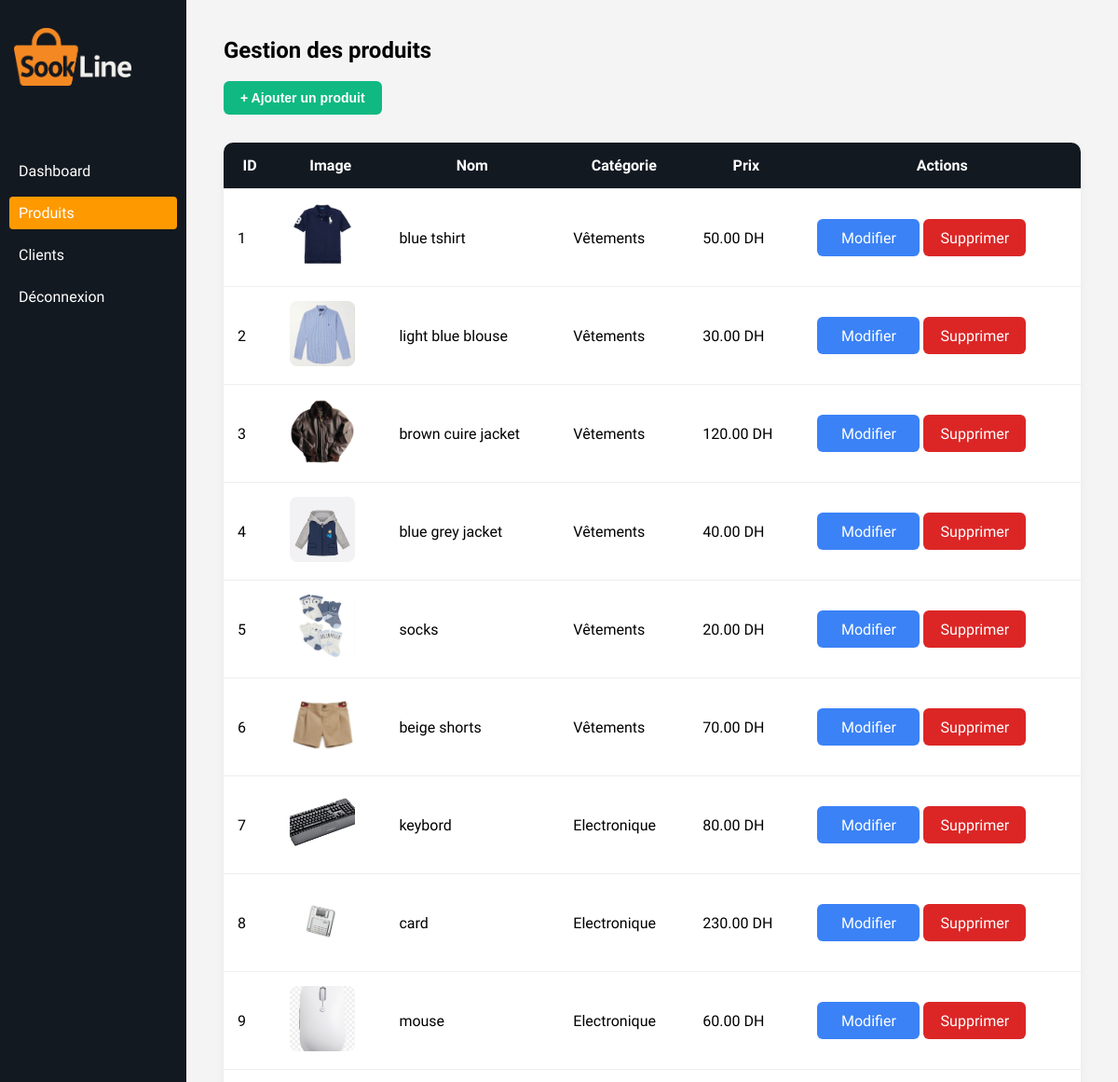
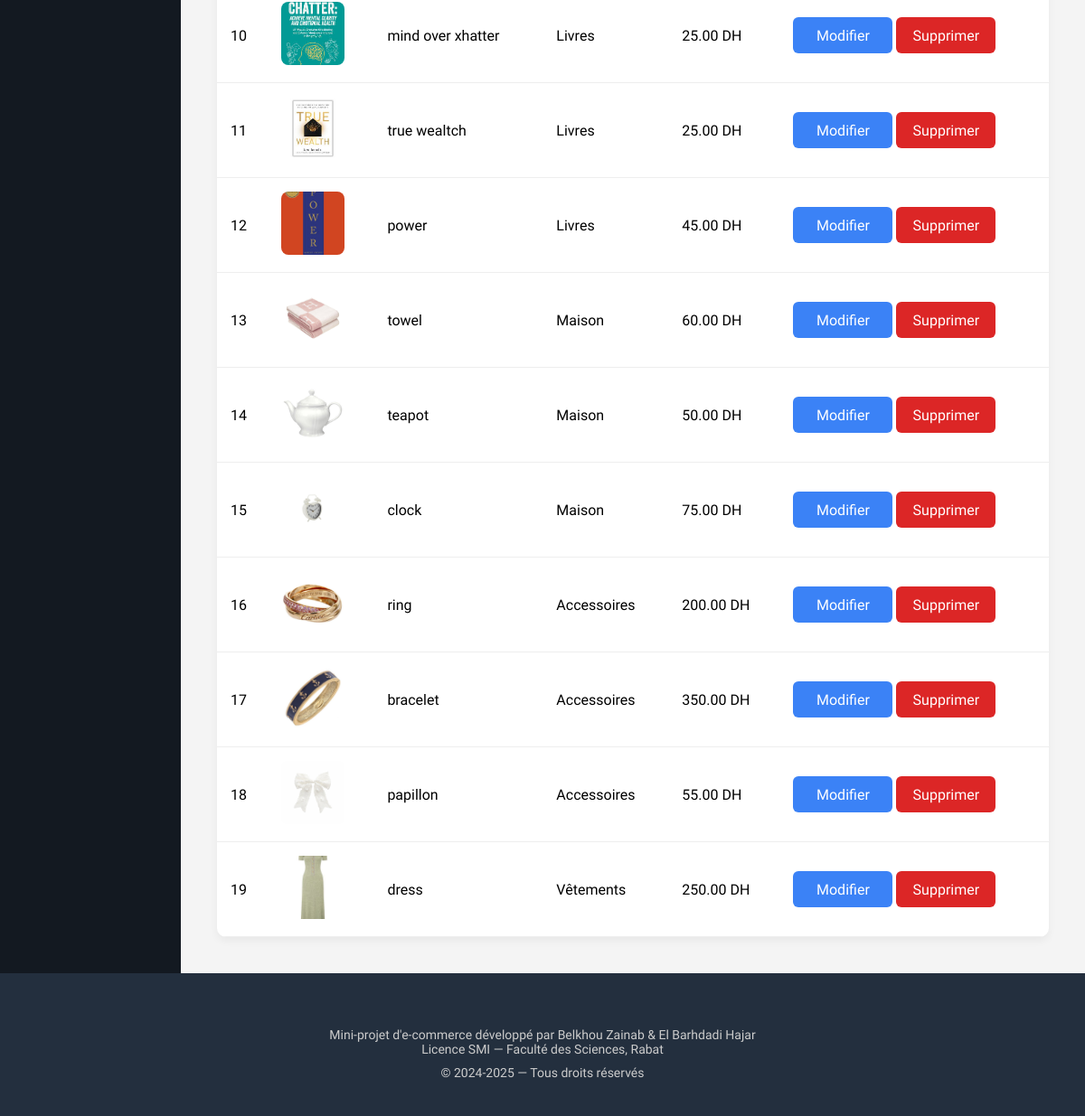
/produits.php, run on the app's committed database (2 pictures, top to bottom).
### tables this page shows
CREATE TABLE `produits` (
  `id` int(11) NOT NULL,
  `nom` varchar(255) NOT NULL,
  `description` text DEFAULT NULL,
  `categorie` varchar(100) DEFAULT NULL,
  `img` varchar(255) DEFAULT NULL,
  `prix` decimal(10,2) NOT NULL,
  `avis` float DEFAULT 0
);

### produits.php (the view, shortened to what this page needs)
<?php
require_once 'db.php';
$sql = "SELECT * FROM produits";
$result = $conn->query($sql);
?>
<!DOCTYPE html>
<html lang="fr">
<head>
    <link rel="stylesheet" href="styles.css" />
</head>
<body>
    <div class="admin-layout">
            <aside class="sidebar">
            <div class="logo">
                <img src="logo.png" alt="Logo Sookline" />
            </div>
            <nav>
                <a href="dashboard.php">Dashboard</a>
                <a href="produits.php" class="active">Produits</a>
                <a href="view_clients.php">Clients</a>
                <a href="logout.php">Déconnexion</a>
            </nav>
        </aside>
        <main class="main-content">
            <h2>Gestion des produits</h2> <br>
            <div style="margin-bottom: 20px;">
                <button class="btn-add" onclick="window.location.href='add_product.php'">+ Ajouter un produit</button>
            </div>
            <table class="admin-table">
    <thead>
        <tr>
            <th>ID</th>
            <th>Image</th>
            <th>Nom</th>
            <th>Catégorie</th>
            <th>Prix</th>
            <th>Actions</th>
        </tr>
    </thead>
    <tbody>
    <?php if ($result && $result->num_rows > 0): ?>
        <?php while($row = $result->fetch_assoc()): ?>
        <tr>
            <td><?= htmlspecialchars($row['id']) ?></td>
            <td>
                <?php if (!empty($row['img'])): ?>
                  <img src="img/<?= htmlspecialchars($row['img']) ?>" alt="Produit" style="width: 70px; height: 70px; object-fit: cover; border-radius: 8px;">
                <?php else: ?>
                  <span style="color:#bbb;">Aucune image</span>
                <?php endif; ?>
            </td>
            <td><?= htmlspecialchars($row['nom']) ?></td>
            <td><?= htmlspecialchars($row['categorie']) ?></td>
            <td><?= number_format($row['prix'], 2) ?> DH</td>
            <td>
                <a class="btn-edit" href="edit_product.php?id=<?= $row['id'] ?>">Modifier</a>
                <a class="btn-delete" href="delete_product.php?id=<?= $row['id'] ?>"
                   onclick="return confirm('Supprimer ce produit ?')">Supprimer</a>
            </td>
        </tr>
        <?php endwhile; ?>
    <?php else: ?>
        <tr>
            <td colspan="6">Aucun produit trouvé.</td>
        </tr>
    <?php endif; ?>
    </tbody>
</table>
        </main>
    </div>
    <?php include 'footer.php'; ?>
</body>
</html>

### footer.php
<footer style="background-color: #232f3e; color: white; padding: 40px 20px; font-size: 14px;">
        <div style="padding-top: 20px; text-align: center; color: #ccc;">
        <p>
  Mini-projet d'e-commerce développé par Belkhou Zainab & El Barhdadi Hajar<br>
  Licence SMI — Faculté des Sciences, Rabat
</p>
<p style="margin-top:10px;">
  © 2024-2025 — Tous droits réservés
</p>
        </div>
      </footer>

### styles.css (style rules this page uses)
* { margin: 0; padding: 0; box-sizing: border-box; }
body { font-family: 'Segoe UI', system-ui, sans-serif; }
.admin-layout { display: flex; min-height: 100vh; }
.sidebar { width: 200px; background-color: #131921; color: white; padding: 20px 10px; }
.sidebar .logo img { width: 70%; margin: 10px 0px 60px 5px; }
.sidebar nav a { display: block; margin: 10px 0; color: white; text-decoration: none; padding: 8px 10px; border-radius: 4px; }
.sidebar nav a.active, .sidebar nav a:hover { background-color: #FF9900; color: white; }
.main-content { flex: 1; padding: 40px; background: #f4f4f4; }
.admin-table { width: 100%; border-collapse: collapse; margin-top: 30px; background: white; border-radius: 10px; overflow: hidden; box-shadow: 0 4px 10px rgba(0, 0, 0, 0.05); }
.admin-table th, .admin-table td { padding: 15px; border-bottom: 1px solid #eee; }
.admin-table th { background-color: #131921; color: white; }
.btn-edit { background-color: #3b82f6; color: white; }
.btn-delete { background-color: #dc2626; color: white; }
.btn-edit, .btn-delete { width: 110px; min-width: 110px; height: 40px; font-size: 16px; border-radius: 6px; text-align: center; padding: 0; border: none; box-sizing: border-box; display: inline-flex; align-items: center; justify-content: center; text-decoration: none; }
.btn-add { background-color: #10b981; color: white; padding: 10px 18px; border: none; border-radius: 6px; font-size: 14px; cursor: pointer; font-weight: bold; transition: background-color 0.3s ease; }

### data on the page
produits: id "1", img (picture), nom "blue tshirt", categorie "Vêtements", prix "50.00"
produits: id "2", img (picture), nom "light blue blouse", categorie "Vêtements", prix "30.00"
produits: id "3", img (picture), nom "brown cuire jacket", categorie "Vêtements", prix "120.00"
produits: id "4", img (picture), nom "blue grey jacket", categorie "Vêtements", prix "40.00"
produits: id "5", img (picture), nom "socks", categorie "Vêtements", prix "20.00"
produits: id "6", img (picture), nom "beige shorts", categorie "Vêtements", prix "70.00"
produits: id "7", img (picture), nom "keybord", categorie "Electronique", prix "80.00"
produits: id "8", img (picture), nom "card", categorie "Electronique", prix "230.00"
produits: id "9", img (picture), nom "mouse", categorie "Electronique", prix "60.00"
produits: id "10", img (picture), nom "mind over xhatter", categorie "Livres", prix "25.00"
produits: id "11", img (picture), nom "true wealtch", categorie "Livres", prix "25.00"
produits: id "12", img (picture), nom "power", categorie "Livres", prix "45.00"
produits: id "13", img (picture), nom "towel", categorie "Maison", prix "60.00"
produits: id "14", img (picture), nom "teapot", categorie "Maison", prix "50.00"
produits: id "15", img (picture), nom "clock", categorie "Maison", prix "75.00"
produits: id "16", img (picture), nom "ring", categorie "Accessoires", prix "200.00"
produits: id "17", img (picture), nom "bracelet", categorie "Accessoires", prix "350.00"
produits: id "18", img (picture), nom "papillon", categorie "Accessoires", prix "55.00"
produits: id "19", img (picture), nom "dress", categorie "Vêtements", prix "250.00"
